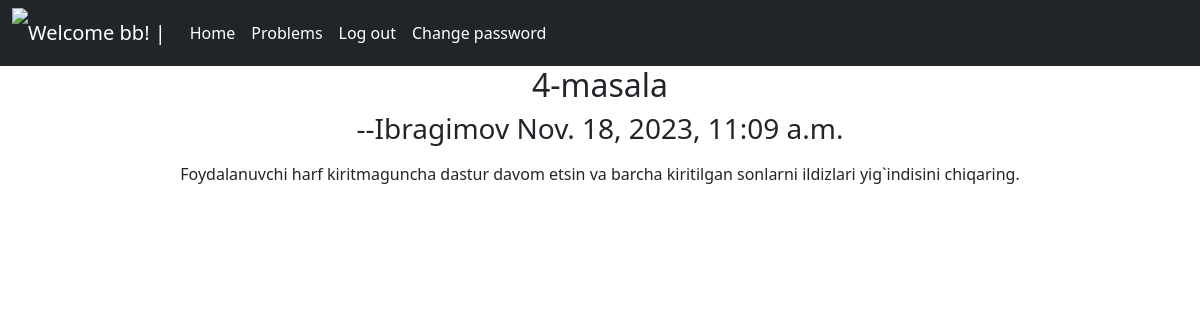
/post/9/ (signed in), run on the app's committed database.
### accounts/models.py (models this page shows)
class CustomUser(AbstractUser):
    age = models.PositiveIntegerField(null=True,blank=True)

### posts/models.py (models this page shows, shortened)
class Post(models.Model):
    title = models.CharField(max_length=200)
    author = models.ForeignKey(
        get_user_model(),
        on_delete=models.CASCADE
    )
    body = RichTextField()
    photo = models.ImageField(upload_to='images/', blank=True, null=True)
    date = models.DateTimeField(auto_now_add=True)

### posts/views.py (the view)
# urls.py: path('<int:pk>/', FullPostView.as_view(), name='full_post'),
class FullPostView(DetailView):
    model = Post
    template_name = 'full_post.html'

### templates/full_post.html (shortened to what this page needs)
<!DOCTYPE html>
<html lang="en">
<head>
</head>
<body>
    {%extends 'base.html'%}
    {%block content%}
    <div class="blogPost" style="text-align: center;" >
        <h2>{{post.title}}</h2>
        <h3>--{{post.author}} {{post.date}}</h3>
        <p>{{post.body|safe}}</p>
        <br>
    </div>
    {%endblock content%}

### templates/base.html (shortened to what this page needs)
{%load static%}
<!DOCTYPE html>
<html lang="en">
<head>
    <link href="https://cdn.jsdelivr.net/npm/bootstrap@5.0.2/dist/css/bootstrap.min.css" rel="stylesheet"
>
</head>
<body>
    {% if user.is_authenticated %}
    <nav class="navbar navbar-expand-lg navbar-dark bg-dark">
        <div class="container-fluid">
            <img src="https://pnghq.com/wp-content/uploads/png-image-of-python-logo-no-text-included-7.png">
          <a class="navbar-brand" href="{%url 'home'%}"> Welcome {{user.first_name}}! |</a>
          <div class="collapse navbar-collapse" id="navbcarNav">
            <ul class="navbar-nav">
              <li class="nav-item">
                <a class="nav-link active" aria-current="page" href="{%url 'home'%}">Home</a>
              </li>
              <li class="nav-item">
                <a class="nav-link active" aria-current="page" href="{%url 'post'%}">Problems</a>
              </li>
              <li class="nav-item">
                <a class="nav-link active" aria-current="page" href="{% url 'logout' %}">Log out</a>
              </li>
              <li class="nav-item">
                <a class="nav-link active" aria-current="page" href="{% url 'password_change' %}">Change password</a>
              </li>
            </ul>
          </div>
        </div>
      </nav>
    {% endif %}
    {% block content %}
    {% endblock content %}
</body>
</html>

### templates/base.html (style rules this page uses)
img { height: 50px; }

### data on the page
CustomUser: first_name "bb"
Post: title "4-masala", author "Ibragimov", date "Nov. 18, 2023, 11:09 a.m.", body "Foydalanuvchi harf kiritmaguncha dastur davom etsin va barcha kiritilgan sonlarni ildizlari yig`indisini chiqaring."
